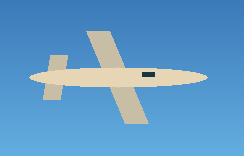
#> input picture 比赛/华为杯/卷子/代码填空练习/A_参考案例全覆盖/data/airplane.jpg, 244 x 156 px
$ python A06.py   (older library calls are emulated)
#> lines starting #> are read from the running program, lines starting #| are printed output that depends on the picture
# A06：参考实现。
# 通过脚本位置找文件，PyCharm 的工作目录不同也能运行。
import os  # 处理路径与输出目录。
HERE = os.path.dirname(os.path.abspath(__file__))  # 当前脚本所在目录。
DATA = os.path.normpath(os.path.join(HERE, "..", "..", "..", "A_参考案例全覆盖", "data"))  # 随卷数据目录。
OUT = os.path.join(HERE, "outputs", "A06")  # 本题产物目录；不覆盖输入。
os.makedirs(OUT, exist_ok=True)  # 第一次运行也能保存。

import cv2
import matplotlib.image as mpimg
import matplotlib.pyplot as plt
import numpy as np
import pandas as pd

rgb = mpimg.imread(os.path.join(DATA, 'airplane.jpg'))
#> rgb is the input picture: shape (156, 244, 3); mean R, G, B 97.2, 154.5, 199.8
height, width, channels = rgb.shape
#> height = 156; width = 244; channels = 3
hist = {'bin_left': np.arange(0, 256, 16)}
fig, axes = plt.subplots(1, 3, figsize=(12, 4))
axes[0].imshow(rgb)
axes[0].set_title('Original RGB')
axes[0].axis('off')
for channel, color in enumerate(['red', 'green', 'blue']):
    # 固定最后一维的通道索引，不能把三个通道混成一份分布。
    counts, edges = np.histogram(rgb[:, :, channel], bins=16, range=(0, 256))
    hist[color] = counts
    axes[1].stairs(counts, edges, color=color, label=color)
#> after the loop, hist = 4 items
axes[1].legend()
axes[1].set(xlabel='Intensity', ylabel='Pixels')
# Matplotlib 读出的这张 JPG 为 RGB，用 RGB 的灰度转换常量。
gray = cv2.cvtColor(rgb, cv2.COLOR_RGB2GRAY)
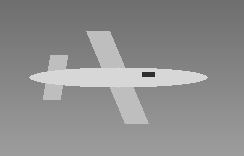
#> gray: shape (156, 244); min 45, max 216, mean 142.6
# x 方向一阶导检测横向亮度变化，浮点深度保存负梯度。
grad_x = cv2.Sobel(gray, cv2.CV_32F, 1, 0, ksize=3)
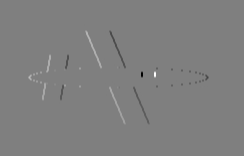
#> grad_x: shape (156, 244) float32; min -676, max 677, mean 0; drawn with min black and max white
# y 方向一阶导检测纵向亮度变化；参数顺序与 x 方向相反。
grad_y = cv2.Sobel(gray, cv2.CV_32F, 0, 1, ksize=3)
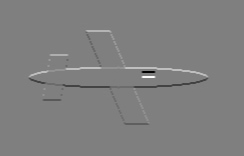
#> grad_y: shape (156, 244) float32; min -676, max 679, mean 2.3; drawn with min black and max white
# magnitude 合成两方向的欧氏幅值，不是任一个方向的绝对值。
amp = cv2.magnitude(grad_x, grad_y)
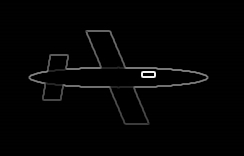
#> amp: shape (156, 244) float32; min 0, max 717, mean 12.2; drawn with min black and max white
axes[2].imshow(amp, cmap='magma')
axes[2].set_title('Gradient magnitude')
axes[2].axis('off')
fig.tight_layout()
fig.savefig(os.path.join(OUT, 'image_features.png'), dpi=120)
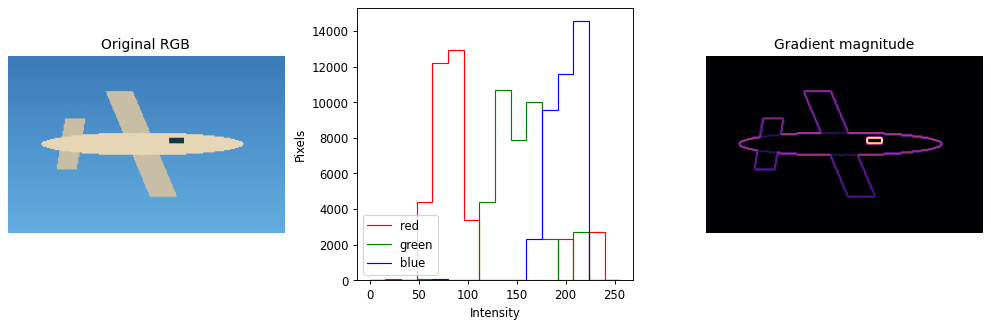
#> figure drawn by matplotlib, 3 panels
plt.close(fig)
pd.DataFrame(hist).to_csv(os.path.join(OUT, 'rgb_histogram.csv'), index=False)
pd.DataFrame({'height': [height], 'width': [width], 'channels': [channels],
              'gradient_mean': [amp.mean()], 'gradient_max': [amp.max()]}).to_csv(os.path.join(OUT, 'image_stats.csv'), index=False)
print('高 宽 通道数', height, width, channels)
#| 高 宽 通道数 156 244 3
print('各通道计数', int(hist['red'].sum()), int(hist['green'].sum()), int(hist['blue'].sum()))
#| 各通道计数 38064 38064 38064
print('梯度均值 最大值', round(float(amp.mean()), 3), round(float(amp.max()), 3))
#| 梯度均值 最大值 12.161 717.012
